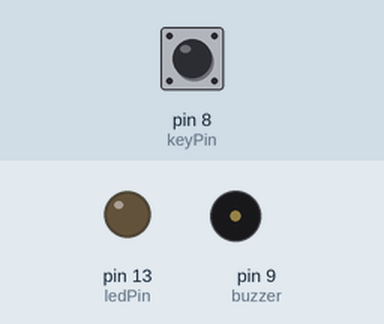
Simulated run of this sketch. Board: Arduino Uno, built with avr-gcc and run on an emulated ATmega328P. On the bench: output pins drawn as LEDs (lit = HIGH), buzzer (waves = sounding). Inputs (shaded band) come from the test bench; at power-on: pin 8 (keyPin) LOW. Pins used as bus, display or sensor lines are not drawn.

Above: at 1.2 s.
1.3 s: pin 8 (keyPin) pulled HIGH for 0.15 s
At 2.1 s:
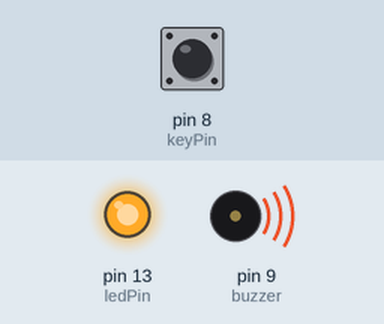
4.4 s: pin 8 (keyPin) pulled HIGH for 3.2 s
At 9.9 s:
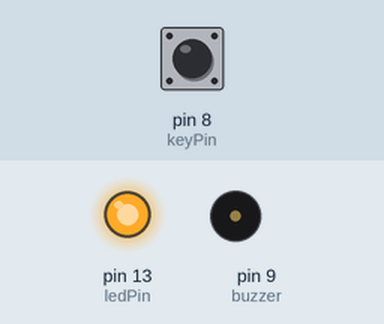
12.9 s: pin 8 (keyPin) pulled HIGH for 1 s
At 13.3 s:
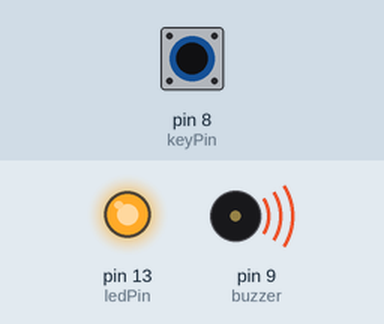
Timing chart, 0 to 19.5 s (numbered marks = the images above; inputs shaded):
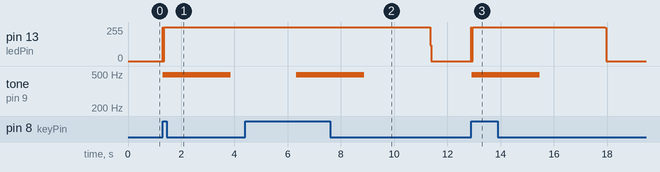

Measured:
- after the input at 1.3 s, pin 13 (ledPin): 0/255 → 255/255 at once; tone on pin 9 (buzzer): silent → 490 Hz at once, → silent 2.6 s later
- after the input at 4.4 s, tone on pin 9 (buzzer): silent → 490 Hz after 1.9 s, → silent 2.6 s later
- after the input at 12.9 s, pin 13 (ledPin): 0/255 → 255/255 at once, → 0/255 5.0 s later; tone on pin 9 (buzzer): silent → 490 Hz at once, → silent 2.6 s later

The sketch:

Buzzer_and_Button_PWM.ino
```cpp
//Turns on and off a LED ,when pressings button attach to pin12
/**********************************/
const int keyPin = 8; //the number of the key pin
const int buzzer = 9;//the number of the  pin
const int ledPin= 13;
/**********************************/
void setup()
{
  pinMode(keyPin,INPUT);//initialize the key pin as input
  pinMode(buzzer,OUTPUT);//initialize the led pin as output
  pinMode(ledPin,OUTPUT);
}
/**********************************/
void loop()
{
  unsigned char i; //define a variable
 while(digitalRead(keyPin)==HIGH)
 {
   for (int a=0; a<=500;a++)               //loop from 0 to 255
  {
    analogWrite(buzzer, a);
    digitalWrite(ledPin,HIGH);
    //analogWrite(ledPin2, a);
    //analogWrite(ledPin3, a);// set the brightness of pin 9:
    delay(10);                             //wait for 8 microseconds
    digitalWrite(ledPin,LOW);
  }
  //  for (int a=255; a>=0;a--)             //loop from 255 down to 0
  //{
   // analogWrite(buzzer, a);               // set the brightness of pin 9:
    //analogWrite(ledPin2, a);
    //analogWrite(ledPin3 , a);
  //  delay(10);                             //wait for 8 microseconds
  }
 // delay(500);                             //wait for 800 microseconds
  //}
  analogWrite(buzzer,0);
 }
/************************************/
```
